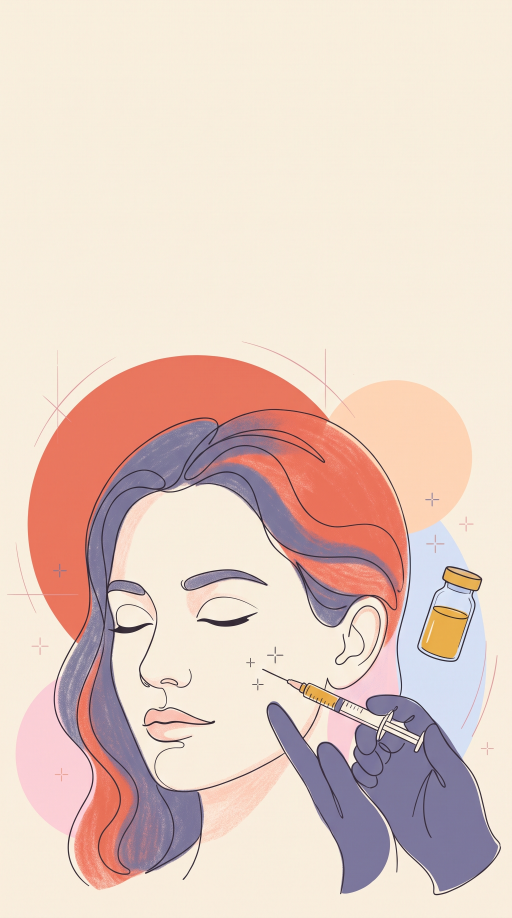
#> input picture nemonet/Gemini_Generated_Image_2ga6jg2ga6jg2ga6.jpg, 1536 x 2752 px (shown at 1/3 size)
$ python whiten.py ../../../Gemini_Generated_Image_2ga6jg2ga6jg2ga6.jpg ../../../Gemini_Generated_Image_c2mjyrc2mjyrc2mj.jpg
#> lines starting #> are read from the running program, lines starting #| are printed output that depends on the picture; after the words box and inside, x2 and y2 are one past the last pixel; in counts of white or black regions, pixels touching at a corner belong together
"""Turn a tinted face region white: flood-fill from seed points (LAB tolerance),
then shift the region's colour so its median becomes near-white, keeping shading."""
import sys, cv2, numpy as np

src, dst = sys.argv[1], sys.argv[2]
args = sys.argv[3:]
box = None
if args and args[0].startswith('box='):
    box = tuple(map(int, args[0][4:].split(','))); args = args[1:]
tol = (14, 7, 9)
if args and args[0].startswith('tol='):
    t = int(args[0][4:]); tol = (t, max(3, t // 2), max(4, t * 2 // 3)); args = args[1:]
seeds = [tuple(map(int, a.split(','))) for a in args]
img = cv2.imread(src)
#> img is the input picture: shape (2752, 1536, 3); mean B, G, R 196, 206.6, 229.2
h, w = img.shape[:2]
#> h = 2752; w = 1536
lab = cv2.cvtColor(img, cv2.COLOR_BGR2LAB)
#> lab: shape (2752, 1536, 3); mean of channels 0, 1, 2 215.6, 134.9, 136.4
mask = np.zeros((h + 2, w + 2), np.uint8)
for (x, y) in seeds:
    cv2.floodFill(lab.copy(), mask, (x, y), 0, tol, tol,
                  cv2.FLOODFILL_MASK_ONLY | (255 << 8) | 8)
m = mask[1:-1, 1:-1] > 0
if box:
    bm = np.zeros_like(m); x0,y0,x1,y1 = box; bm[y0:y1, x0:x1] = True; m &= bm
# close small holes (shading speckles) but don't cross black lines
m8 = cv2.morphologyEx(m.astype(np.uint8) * 255, cv2.MORPH_CLOSE, np.ones((5, 5), np.uint8)) > 0
#> m8: shape (2752, 1536) bool; every value is 0
dark = cv2.cvtColor(img, cv2.COLOR_BGR2GRAY) < 70
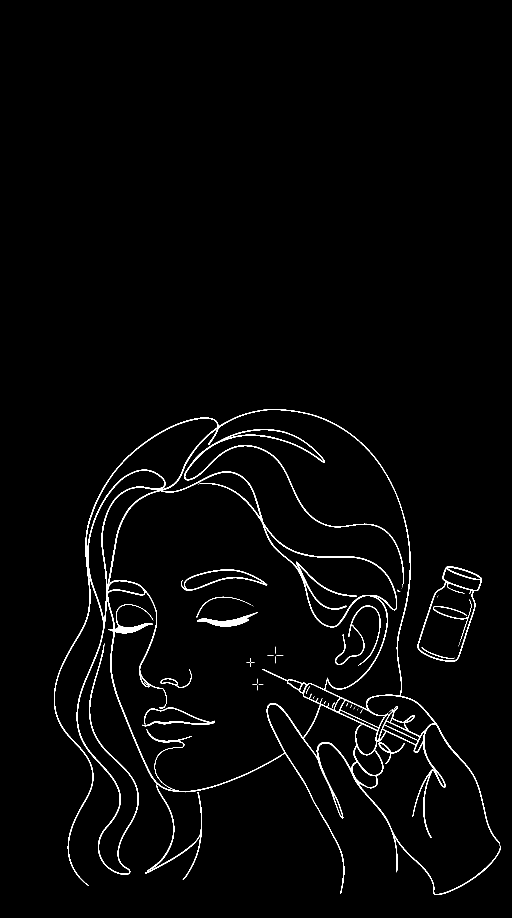
#> dark: shape (2752, 1536) bool (shown at 1/3 size); 1.7% white; 67 white regions (43 under 20 px), largest, box (x1, y1, x2, y2) and area: (162, 1227, 1502, 2685) 50467, (552, 1287, 1212, 1757) 5174, (1252, 1699, 1446, 1985) 3042
m8 &= ~dark
f = img.astype(np.float32)
base = np.median(f[m8], axis=0)
#> base = [nan, nan, nan]
target = np.array([246, 249, 250], np.float32)  # BGR near-white, tiny cool
out = f.copy()
out[m8] = np.clip(f[m8] + (target - base), 0, 255)
# soften the edge of the mask
soft = cv2.GaussianBlur(m8.astype(np.float32), (5, 5), 0)[..., None]
#> soft: shape (2752, 1536, 1) float32; every value is 0
res = f * (1 - soft) + out * soft
cv2.imwrite(dst, res.astype(np.uint8), [cv2.IMWRITE_JPEG_QUALITY, 95])
print(src, 'region px', int(m8.sum()), 'base BGR', base.round())
#| ../../../Gemini_Generated_Image_2ga6jg2ga6jg2ga6.jpg region px 0 base BGR [nan nan nan]

$ run again, on nemonet/Gemini_Generated_Image_kfg970kfg970kfg9.jpg
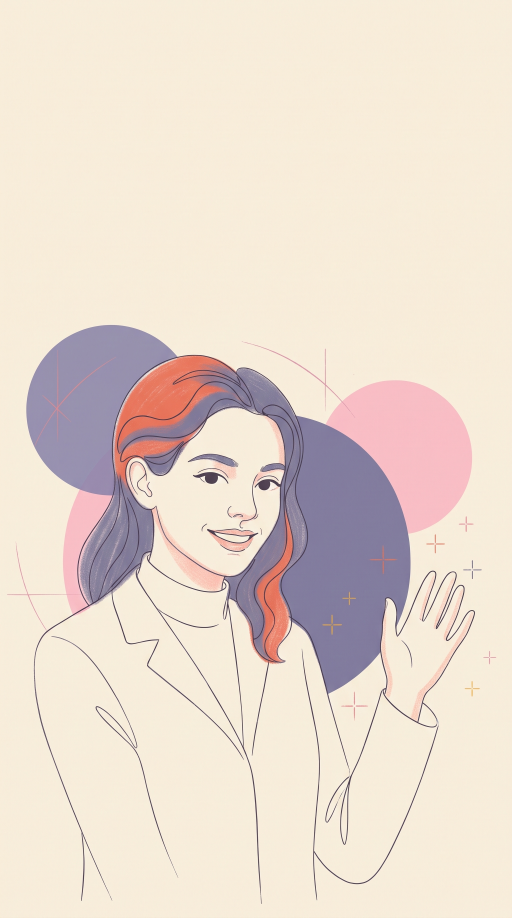
#> input picture nemonet/Gemini_Generated_Image_kfg970kfg970kfg9.jpg, 1536 x 2752 px (shown at 1/3 size)
#> img is the input picture: shape (2752, 1536, 3); mean B, G, R 207.3, 218.9, 232.7
#> lab: shape (2752, 1536, 3); mean of channels 0, 1, 2 224.4, 131.2, 135.2
#> m8: shape (2752, 1536) bool; every value is 0
#> `dark = cv2.cvtColor(img, cv2.COLOR_BGR2GRAY) < 70`:
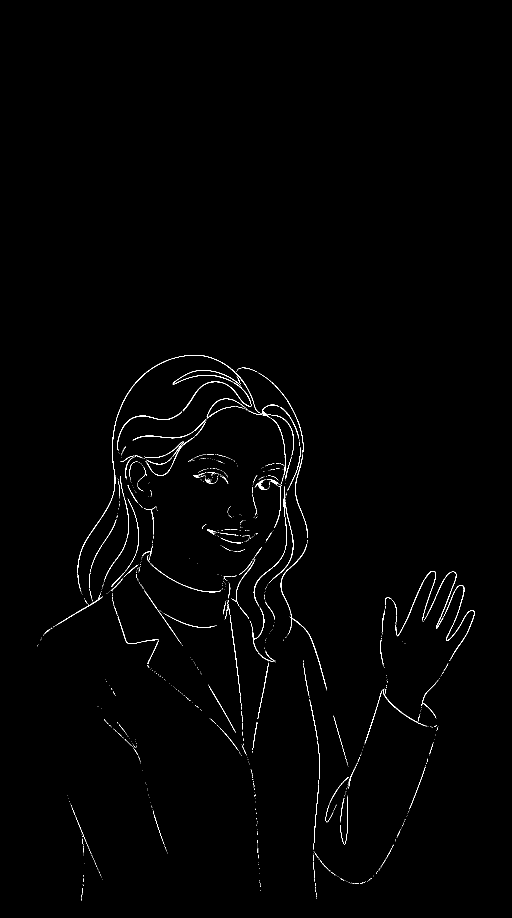
#> dark: shape (2752, 1536) bool (shown at 1/3 size); 0.61% white in thin lines or dots, all inside (x1, y1, x2, y2) = (112, 1065, 1424, 2702)
#> base = [nan, nan, nan]
#> soft: shape (2752, 1536, 1) float32; every value is 0
#| ../../../Gemini_Generated_Image_kfg970kfg970kfg9.jpg region px 0 base BGR [nan nan nan]

$ run again, on nemonet/Gemini_Generated_Image_rbwgzmrbwgzmrbwg.jpg
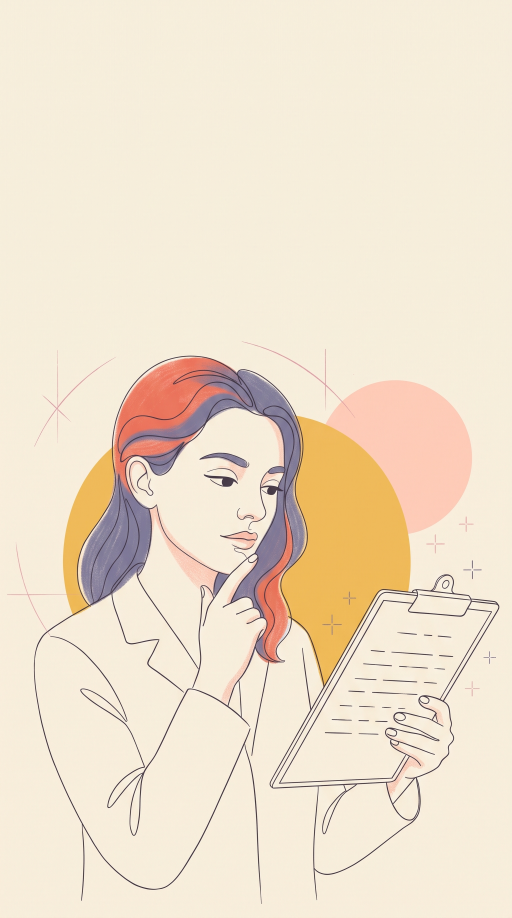
#> input picture nemonet/Gemini_Generated_Image_rbwgzmrbwgzmrbwg.jpg, 1536 x 2752 px (shown at 1/3 size)
#> img is the input picture: shape (2752, 1536, 3); mean B, G, R 205, 225.5, 239.9
#> lab: shape (2752, 1536, 3); mean of channels 0, 1, 2 230.4, 130.2, 139.8
#> m8: shape (2752, 1536) bool; every value is 0
#> `dark = cv2.cvtColor(img, cv2.COLOR_BGR2GRAY) < 70`:
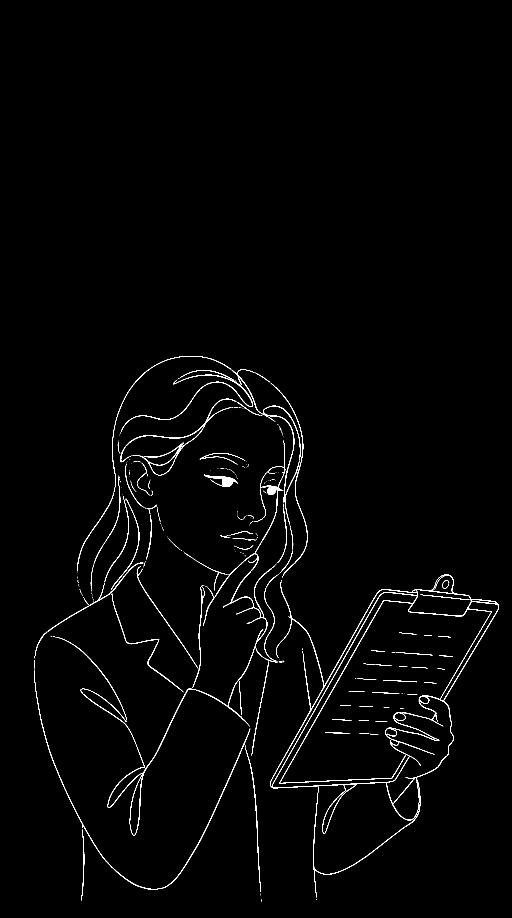
#> dark: shape (2752, 1536) bool (shown at 1/3 size); 1.1% white in thin lines or dots, all inside (x1, y1, x2, y2) = (102, 1068, 1497, 2705)
#> base = [nan, nan, nan]
#> soft: shape (2752, 1536, 1) float32; every value is 0
#| ../../../Gemini_Generated_Image_rbwgzmrbwgzmrbwg.jpg region px 0 base BGR [nan nan nan]
